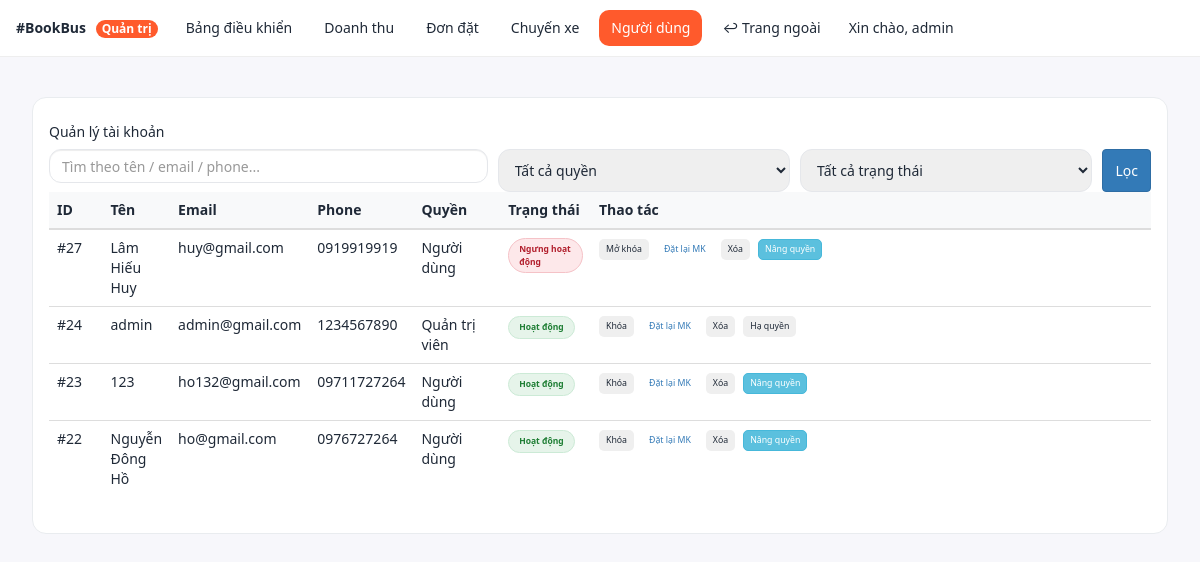
The app's page /admin/users.php (signed in), older data.
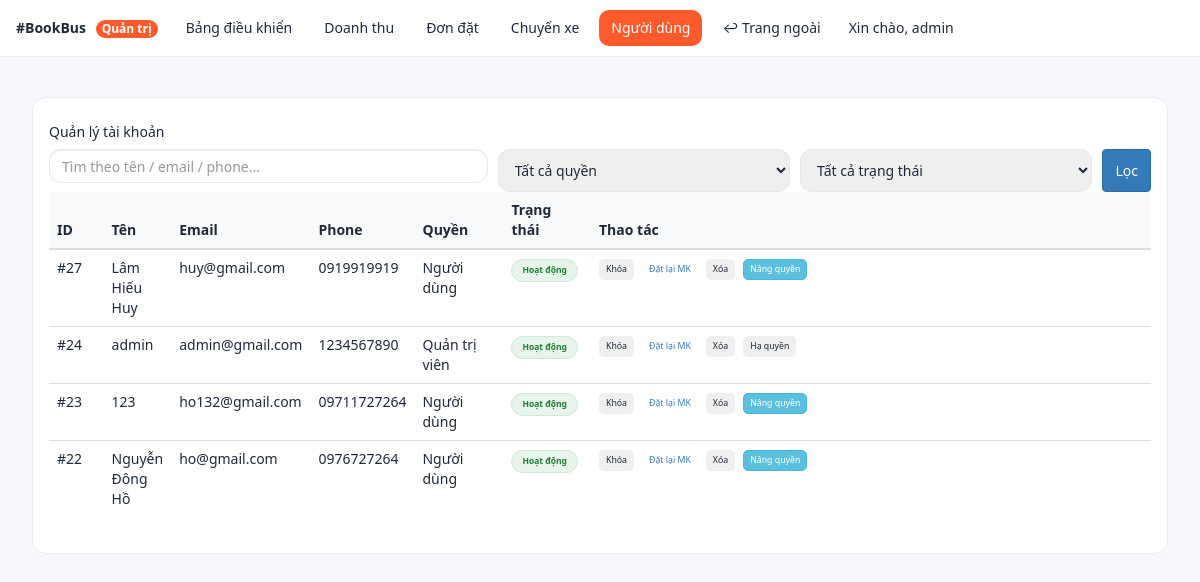
The same page, newer data.
### tables this page shows
CREATE TABLE daily_dangky (
  id INTEGER PRIMARY KEY AUTOINCREMENT,
  name TEXT NOT NULL,
  email TEXT NOT NULL UNIQUE,
  phone TEXT,
  password TEXT NOT NULL,
  created_at TEXT DEFAULT (datetime('now', 'localtime'))
, role INTEGER NOT NULL DEFAULT 0, status INTEGER NOT NULL DEFAULT 1, deleted_at TEXT NULL);

### admin/users.php (the view, shortened to what this page needs)
<?php
$active = "users";
require_once __DIR__ . "/_layout_top.php";
require_once __DIR__ . "/../libs/db.php";
$keyword = trim($_GET['q'] ?? '');
$params = [];
$sql = "
  SELECT id, name, email, phone,
         COALESCE(role,0)   AS role,
         COALESCE(status,1) AS status,
         deleted_at
  FROM daily_dangky
";
$sql .= " ORDER BY id DESC";
$stmt = $pdo->prepare($sql);
$stmt->execute($params);
$rows = $stmt->fetchAll(PDO::FETCH_ASSOC);
?>
<div class="users-page">
  <div class="users-card">
    <div class="body">
      <h5 class="mb-3">Quản lý tài khoản</h5>
      <form class="filter-grid mb-3" method="get">
        <input type="text" class="form-control" name="q" value="<?= htmlspecialchars($keyword) ?>" placeholder="Tìm theo tên / email / phone...">
        <select name="role" class="form-select">
          <option value="">Tất cả quyền</option>
        </select>
        <select name="status" class="form-select">
          <option value="">Tất cả trạng thái</option>
        </select>
        <button class="btn btn-primary">Lọc</button>
      </form>
      <div class="table-responsive">
        <table class="table align-middle">
          <thead>
            <tr>
              <th style="width:80px">ID</th>
              <th>Tên</th>
              <th>Email</th>
              <th>Phone</th>
              <th style="width:140px">Quyền</th>
              <th style="width:140px">Trạng thái</th>
              <th style="min-width:560px">Thao tác</th>
            </tr>
          </thead>
          <tbody>
          <?php if (empty($rows)): ?>
            <tr>
              <td colspan="7" class="text-center text-muted py-5">
                Không có dữ liệu phù hợp.
              </td>
            </tr>
          <?php else: ?>
            <?php foreach ($rows as $u): ?>
            <tr>
              <td>#<?= $u['id'] ?></td>
              <td><?= htmlspecialchars($u['name'] ?? '') ?></td>
              <td><?= htmlspecialchars($u['email'] ?? '') ?></td>
              <td><?= htmlspecialchars($u['phone'] ?? '') ?></td>
              <td><?= (int)$u['role']===1 ? 'Quản trị viên' : 'Người dùng' ?></td>
              <td>
                <?php if (!empty($u['deleted_at'])): ?>
                  <span class="badge-round badge-muted">Đã xoá</span>
                <?php else: ?>
                  <?php if ((int)$u['status']===1): ?>
                    <span class="badge-round badge-green">Hoạt động</span>
                  <?php else: ?>
                    <span class="badge-round badge-red">Ngưng hoạt động</span>
                  <?php endif; ?>
                <?php endif; ?>
              </td>
              <td>
                <div class="actions">
                  <?php if (empty($u['deleted_at'])): ?>
                    <form method="post" action="users_action.php" class="m-0 needs-confirm"
                          data-confirm="Xác nhận <?= ((int)$u['status']===1?'KHÓA':'MỞ KHÓA') ?> tài khoản này?">
                      <button class="btn <?= (int)$u['status']===1 ? 'btn-outline-warning' : 'btn-outline-success' ?>">
                        <?= (int)$u['status']===1?'Khóa':'Mở khóa' ?>
                      </button>
                    </form>
                    <a class="btn btn-outline-primary" href="users_reset.php?id=<?=$u['id']?>">
                      Đặt lại MK
                    </a>
                    <form method="post" action="users_action.php" class="m-0 needs-confirm"
                          data-confirm="Xác nhận XOÁ tài khoản này (xoá mềm)?">
                      <button class="btn btn-outline-danger">
                        Xóa
                      </button>
                    </form>
                  <?php endif; ?>
                  <?php if ((int)$u['role']===0): ?>
                    <form method="post" action="users_action.php" class="m-0 needs-confirm"
                          data-confirm="Nâng quyền quản trị cho tài khoản này?">
                      <button class="btn btn-info text-white">
                        Nâng quyền
                      </button>
                    </form>
                  <?php else: ?>
                    <form method="post" action="users_action.php" class="m-0 needs-confirm"
                          data-confirm="Hạ quyền xuống người dùng thường?">
                      <button class="btn btn-secondary">
                        Hạ quyền
                      </button>
                    </form>
                  <?php endif; ?>
                </div>
              </td>
            </tr>
            <?php endforeach; ?>
          <?php endif; ?>
          </tbody>
        </table>
      </div>
    </div>
  </div>
</div>
<?php require_once __DIR__ . "/_layout_bottom.php"; ?>

### admin/_layout_top.php (shortened to what this page needs)
<!doctype html>
<html lang="vi">
<head>
  <link rel="stylesheet" href="../css/bootstrap.min.css">
  <link rel="stylesheet" href="assets/admin.css">
</head>
<body class="admin-body">
  <header class="admin-header">
    <div class="brand">
      <a href="index.php" class="brand-link">#BookBus <span class="badge">Quản trị</span></a>
    </div>
    <nav class="admin-nav">
      <a class="nav-link <?= ($active ?? '')==='dashboard'?'active':'' ?>" href="index.php">Bảng điều khiển</a>
      <a class="nav-link <?= ($active ?? '')==='revenue'?'active':'' ?>" href="doanhthu.php">Doanh thu</a>
      <a class="nav-link <?= ($active ?? '')==='orders'?'active':'' ?>" href="orders.php">Đơn đặt</a>
      <a class="nav-link <?= ($active ?? '')==='trips'?'active':'' ?>" href="trips.php">Chuyến xe</a>
      <a class="nav-link <?= ($active ?? '')==='users'?'active':'' ?>" href="users.php">Người dùng</a>
      <a class="nav-link" href="../trangchu.php">↩ Trang ngoài</a>
    </nav>
    <div class="admin-user">
      <span class="hello">Xin chào, <?= htmlspecialchars($_SESSION['user']['username'] ?? ($_SESSION['user']['email'] ?? 'admin')) ?></span>
    </div>
  </header>
  <main class="admin-main container-xl">

### admin/_layout_bottom.php (shortened to what this page needs)
</main>
</body>
</html>

### admin/assets/admin.css (style rules this page uses)
:root { --brand:#ff5a2c;--brand-ink:#1f2937;--muted:#6b7280;--bg:#f7f7fb;--card:#fff;--ring:rgba(255,90,44,.35) }
.admin-body { background:var(--bg);color:var(--brand-ink);font-family:system-ui,-apple-system,Segoe UI,Roboto,Helvetica,Arial,sans-serif }
.admin-header { position:sticky;top:0;z-index:100;display:flex;align-items:center;gap:16px;background:#fff;border-bottom:1px solid #eee;padding:10px 16px }
.brand-link { text-decoration:none;color:var(--brand-ink);font-weight:800 }
.brand .badge { background:var(--brand);color:#fff;font-size:12px;padding:3px 6px;border-radius:999px;margin-left:6px }
.admin-nav { display:flex;gap:8px }
.admin-nav .nav-link { padding:8px 12px;border-radius:10px;text-decoration:none;color:var(--brand-ink) }
.admin-nav .nav-link.active { background:var(--brand);color:#fff }
.admin-main { padding:24px 16px }
.form-control,.form-select { border-radius:12px;border:1px solid #e5e7eb;padding:10px 12px }

### admin/users.php (style rules this page uses)
.users-page { padding:16px }
.users-card { border:1px solid #e9ecef;border-radius:14px;background:#fff }
.users-card .body { padding:16px }
.filter-grid { display:grid;grid-template-columns:1.2fr .8fr .8fr auto;gap:10px }
.table thead th { background:#f8f9fa;font-weight:600 }
.badge-round { display:inline-block;padding:4px 10px;border-radius:999px;font-size:.85rem;font-weight:600 }
.badge-green { color:#1e7e34;background:#e6f4ea;border:1px solid #ccead6 }
.actions { display:flex;gap:8px;flex-wrap:wrap;align-items:center }
.actions .btn { padding:.35rem .6rem;border-radius:.5rem;font-size:.875rem }
.badge-red { color:#b21f2d;background:#fde8ea;border:1px solid #f5c2c7 }

Row changes from the older to the newer data that the page shows:
changed daily_dangky "Lâm Hiếu Huy": text "Ngưng hoạt động Mở khóa" → "Hoạt động Khóa"
